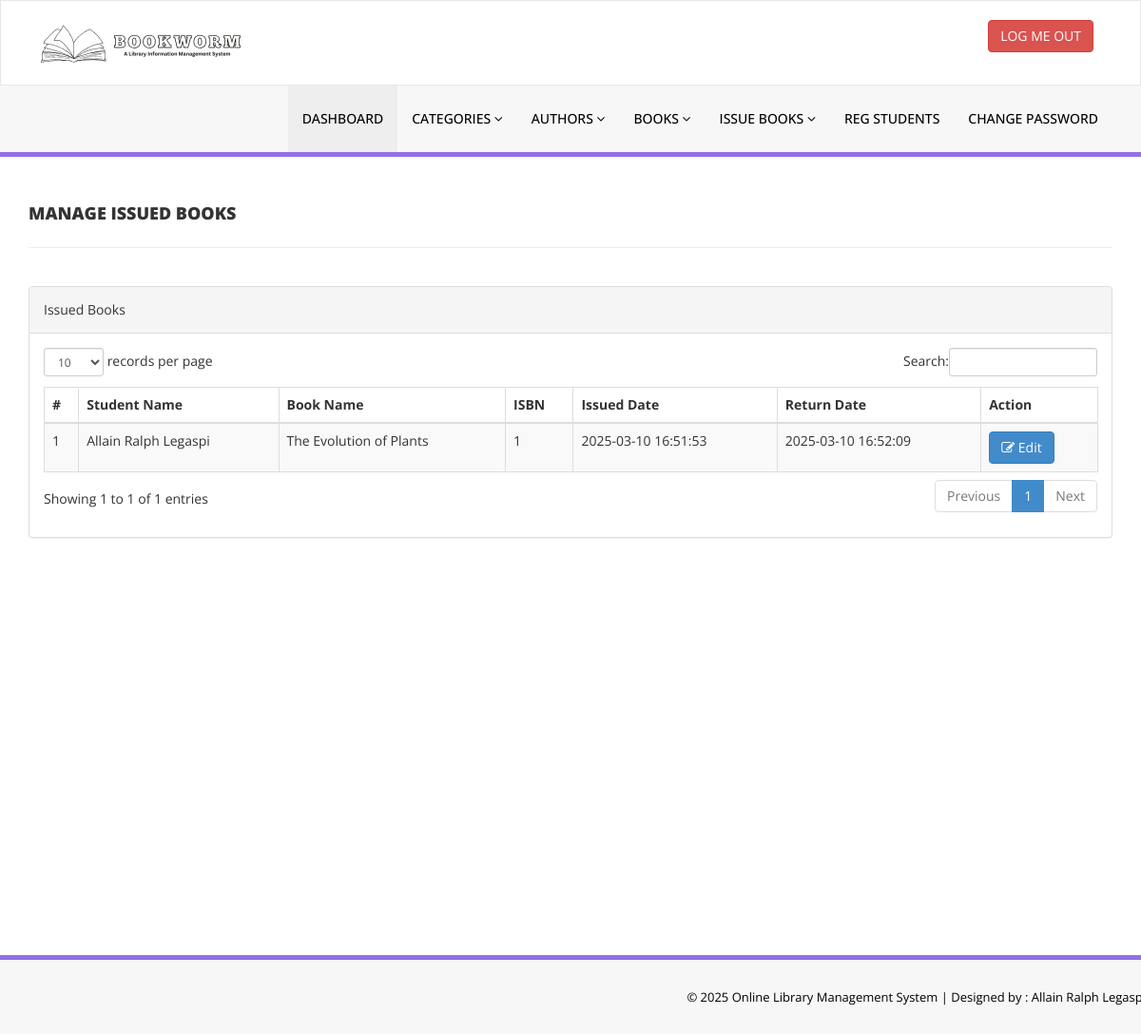
Screenshot of /admin/manage-issued-books.php (signed in) with the database file from the repository.
### tables this page shows
CREATE TABLE `tblissuedbookdetails` (
  `id` int(11) NOT NULL,
  `BookId` int(11) DEFAULT NULL,
  `StudentID` varchar(150) DEFAULT NULL,
  `IssuesDate` timestamp NULL DEFAULT current_timestamp(),
  `ReturnDate` timestamp NULL DEFAULT NULL ON UPDATE current_timestamp(),
  `RetrunStatus` int(1) DEFAULT NULL,
  `fine` int(11) DEFAULT NULL
);

CREATE TABLE `tblstudents` (
  `id` int(11) NOT NULL,
  `StudentId` varchar(100) DEFAULT NULL,
  `FullName` varchar(120) DEFAULT NULL,
  `EmailId` varchar(120) DEFAULT NULL,
  `MobileNumber` char(11) DEFAULT NULL,
  `Password` varchar(120) DEFAULT NULL,
  `Status` int(1) DEFAULT NULL,
  `RegDate` timestamp NULL DEFAULT current_timestamp(),
  `UpdationDate` timestamp NULL DEFAULT NULL ON UPDATE current_timestamp()
);

CREATE TABLE `tblbooks` (
  `id` int(11) NOT NULL,
  `BookName` varchar(255) DEFAULT NULL,
  `CatId` int(11) DEFAULT NULL,
  `AuthorId` int(11) DEFAULT NULL,
  `ISBNNumber` int(11) DEFAULT NULL,
  `BookPrice` int(11) DEFAULT NULL,
  `RegDate` timestamp NULL DEFAULT current_timestamp(),
  `UpdationDate` timestamp NULL DEFAULT NULL ON UPDATE current_timestamp(),
  `Stock` int(11) DEFAULT 0
);

### admin/manage-issued-books.php (the view, shortened to what this page needs)
<?php
include('includes/config.php');
if(strlen($_SESSION['alogin'])==0)
    {
header('location:index.php');
}
else{
    ?>
<!DOCTYPE html>
<html xmlns="http://www.w3.org/1999/xhtml">
<head>
    <link href="assets/css/bootstrap.css" rel="stylesheet" />
    <link href="assets/css/font-awesome.css" rel="stylesheet" />
    <link href="assets/js/dataTables/dataTables.bootstrap.css" rel="stylesheet" />
    <link href="assets/css/style.css" rel="stylesheet" />
</head>
<body>
<?php include('includes/header.php');?>
    <div class="content-wrapper">
         <div class="container">
        <div class="row pad-botm">
            <div class="col-md-12">
                <h4 class="header-line">Manage Issued Books</h4>
    </div>
     <div class="row">
</div>
        </div>
            <div class="row">
                <div class="col-md-12">
                    <div class="panel panel-default">
                        <div class="panel-heading">
                          Issued Books
                        </div>
                        <div class="panel-body">
                            <div class="table-responsive">
                                <table class="table table-striped table-bordered table-hover" id="dataTables-example">
                                    <thead>
                                        <tr>
                                            <th>#</th>
                                            <th>Student Name</th>
                                            <th>Book Name</th>
                                            <th>ISBN </th>
                                            <th>Issued Date</th>
                                            <th>Return Date</th>
                                            <th>Action</th>
                                        </tr>
                                    </thead>
                                    <tbody>
<?php $sql = "SELECT tblstudents.FullName,tblbooks.BookName,tblbooks.ISBNNumber,tblissuedbookdetails.IssuesDate,tblissuedbookdetails.ReturnDate,tblissuedbookdetails.id as rid from  tblissuedbookdetails join tblstudents on tblstudents.StudentId=tblissuedbookdetails.StudentId join tblbooks on tblbooks.id=tblissuedbookdetails.BookId order by tblissuedbookdetails.id desc";
$query = $dbh -> prepare($sql);
$query->execute();
$results=$query->fetchAll(PDO::FETCH_OBJ);
$cnt=1;
if($query->rowCount() > 0)
{
foreach($results as $result)
{               ?>
                                        <tr class="odd gradeX">
                                            <td class="center"><?php echo htmlentities($cnt);?></td>
                                            <td class="center"><?php echo htmlentities($result->FullName);?></td>
                                            <td class="center"><?php echo htmlentities($result->BookName);?></td>
                                            <td class="center"><?php echo htmlentities($result->ISBNNumber);?></td>
                                            <td class="center"><?php echo htmlentities($result->IssuesDate);?></td>
                                            <td class="center"><?php if($result->ReturnDate=="")
                                            {
                                                echo htmlentities("Not Returned Yet");
                                            } else {
                                            echo htmlentities($result->ReturnDate);
}
                                            ?></td>
                                            <td class="center">
                                            <a href="update-issue-bookdetails.php?rid=<?php echo htmlentities($result->rid);?>"><button class="btn btn-primary"><i class="fa fa-edit "></i> Edit</button>
                                            </td>
                                        </tr>
 <?php $cnt=$cnt+1;}} ?>
                                    </tbody>
                                </table>
                            </div>
                        </div>
                    </div>
                </div>
            </div>
    </div>
    </div>
  <?php include('includes/footer.php');?>
</body>
</html>
<?php } ?>

### admin/assets/css/style.css (style rules this page uses)
.content-wrapper { margin-top: 40px; min-height:800px; padding-bottom:90px; }
.header-line { font-weight:900; padding-bottom:25px; border-bottom:1px solid #eeeeee; text-transform:uppercase; }
.pad-botm { padding-bottom:30px; }

### rows the page displays
tblissuedbookdetails: tblstudents.FullName "Allain Ralph Legaspi", BookId.BookName "The Evolution of Plants", BookId.ISBNNumber "1", IssuesDate "2025-03-10 16:51:53", ReturnDate "2025-03-10 16:52:09"
